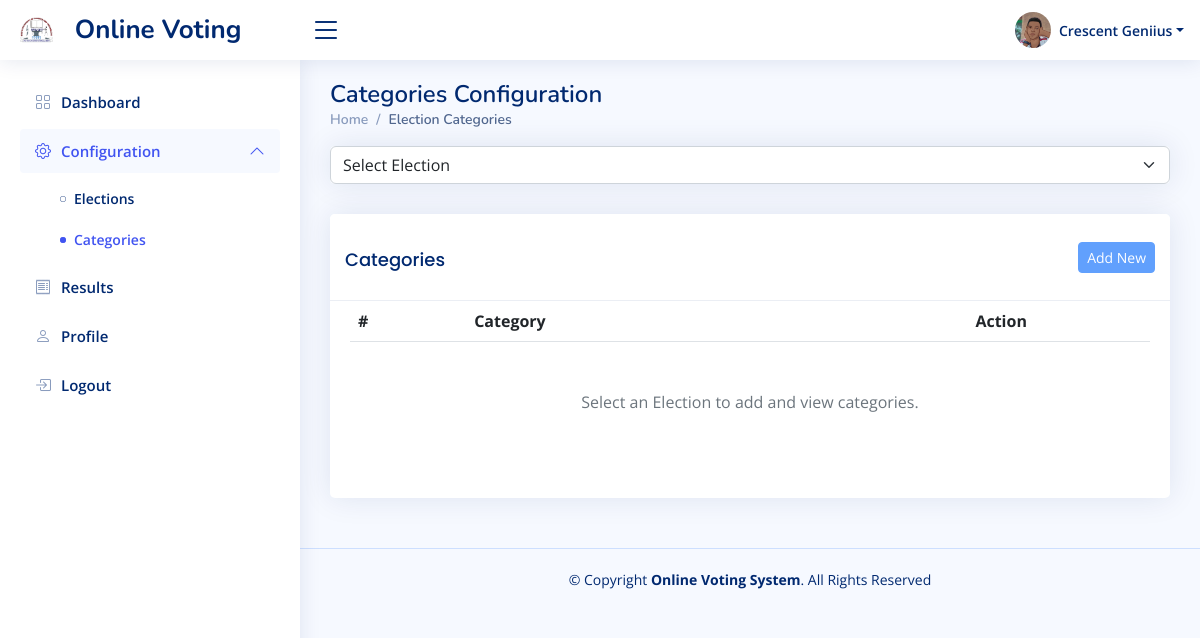
The page /index.php?page=categories (signed in) on the database its author committed.
### tables this page shows
CREATE TABLE `users` (
  `id` int(11) NOT NULL,
  `name` varchar(255) NOT NULL,
  `username` varchar(255) NOT NULL,
  `email` varchar(255) DEFAULT NULL,
  `phone` varchar(255) DEFAULT NULL,
  `profile_picture` varchar(255) DEFAULT NULL,
  `password` varchar(255) NOT NULL,
  `type` tinyint(4) NOT NULL DEFAULT 1,
  `updated_by` int(11) DEFAULT NULL,
  `created_at` timestamp NOT NULL DEFAULT current_timestamp(),
  `updated_at` timestamp NULL DEFAULT NULL ON UPDATE current_timestamp()
);

### categories.php (the view, shortened to what this page needs)
<?php
include 'config/dbconnection.php';
?>
<div class="pagetitle">
    <h1>Categories Configuration</h1>
    <nav>
        <ol class="breadcrumb">
            <li class="breadcrumb-item"><a href="index.php">Home</a></li>
            <li class="breadcrumb-item active">Election Categories</li>
        </ol>
    </nav>
</div>
<section class="section">
    <div class="card">
        <select class="form-select" name="election" id="election">
            <option value="" hidden>Select Election</option>
        </select>
    </div>
    <div class="card">
        <div class="card-header d-flex align-items-center justify-content-between">
            <h5 class="card-title m-0">Categories</h5>
            <a href="#" type="button" class="btn btn-primary btn-sm add-category disabled" data-bs-toggle="modal" data-bs-target="#addCategory" data-id="<?php echo isset($_GET['election_id']) ? $election_id : ''; ?>">Add New</a>
        </div>
        <div class="card-body table-responsive">
            <table class="table text-nowrap" id="categoriesTable">
                <thead>
                    <tr>
                        <th scope="col">#</th>
                        <th scope="col">Category</th>
                        <th class="text-center" scope="col">Action</th>
                    </tr>
                </thead>
                <tbody class="election" id="categoriesTableBody">
                    <?php
                    if (isset($_GET['election_id']) && is_numeric($_GET['election_id'])) {
                        $i = 1;
                        $election = $conn->prepare("SELECT * FROM categories WHERE election_id = ? ORDER BY created_at ASC");
                        $election_id = $_GET['election_id'];
                        $election->bind_param('i', $election_id);
                        $election->execute();
                        $result = $election->get_result();
                        while ($row = $result->fetch_assoc()) {
                            echo '<tr>
                                  <th scope="row">' . $i++ . '</th>
                                  <td>' . $row['name'] . '</td>
                                  <td class="text-center">
                                      <a href="#" class="btn btn-primary btn-sm edit-category" data-id="' . $row['id'] . '" data-name="' . $row['name'] . '">
                                          <i class="bi bi-pencil"></i> Edit
                                      </a>
                                      <a href="#" class="btn btn-danger btn-sm category-delete" data-id="' . $row['id'] . '" data-name="' . $row['name'] . '">
                                          <i class="bi bi-trash"></i> Delete
                                      </a>
                                  </td>
                              </tr>';
                        }
                    } else {
                        echo '<tr>
                              <td colspan="3" class="text-center text-muted py-5 border-bottom-0">Select an Election to add and view categories.</td>
                          </tr>';
                    }
                    ?>
                </tbody>
            </table>
        </div>
    </div>
</section>

### includes/header.php (shortened to what this page needs)
<?php
include 'config/dbconnection.php';
$userId = $_SESSION['login_id'];
$stmt = $conn->prepare("SELECT * FROM users WHERE id = ?");
$stmt->bind_param('i', $userId);
$stmt->execute();
$row = $stmt->get_result()->fetch_assoc();
?>
<header id="header hide" class="header fixed-top d-flex align-items-center">
  <div class="d-flex align-items-center justify-content-between">
    <a href="index.php" class="logo d-flex align-items-center">
      <img src="assets/img/logo.jpg" class="d-md-nones" alt="">
      <span class="d-none d-lg-block ps-3">Online Voting</span>
    </a>
    <i class="bi bi-list toggle-sidebar-btn"></i>
  </div>
  <nav class="header-nav ms-auto">
    <ul class="d-flex align-items-center">
      <li class="nav-item dropdown pe-3">
        <a class="nav-link nav-profile d-flex align-items-center pe-0" href="#" data-bs-toggle="dropdown">
          <?php
          if ($row['profile_picture']) {
            $profile_picture = $row['profile_picture'];
            $profile_picture_path = 'assets/img/profile/users/' . $profile_picture;
            if (file_exists($profile_picture_path)) {
              echo '<img src="' . $profile_picture_path . '" alt="Profile Picture" class="rounded-circle">';
            }
          } else { ?>
            <img src="assets/img/user.png" alt="Profile" class="rounded-circle">
          <?php } ?>
          <span class="d-none d-md-block dropdown-toggle ps-2"><?php echo $row['name'] ?></span>
        </a>
      </li>
    </ul>
  </nav>
</header>

### assets/css/style.css (style rules this page uses)
:root { scroll-behavior: smooth; }
body { font-family: "Open Sans", sans-serif; background: #f6f9ff; color: #444444; }
a { color: #4154f1; text-decoration: none; }
h1, h2, h3, h4, h5, h6 { font-family: "Nunito", sans-serif; }
.pagetitle { margin-bottom: 10px; }
.pagetitle h1 { font-size: 24px; margin-bottom: 0; font-weight: 600; color: #012970; }
.card { margin-bottom: 30px; border: none; border-radius: 5px; box-shadow: 0px 0 30px rgba(1, 41, 112, 0.1); }
.card-header, .card-footer { border-color: #ebeef4; background-color: #fff; color: #798eb3; padding: 15px; }
.card-title { padding: 20px 0 15px 0; font-size: 18px; font-weight: 500; color: #012970; font-family: "Poppins", sans-serif; }
.card-body { padding: 0 20px 20px 20px; }
.breadcrumb { font-size: 14px; font-family: "Nunito", sans-serif; color: #899bbd; font-weight: 600; }
.breadcrumb a { color: #899bbd; transition: 0.3s; }
.breadcrumb .breadcrumb-item::before { color: #899bbd; }
.breadcrumb .active { color: #51678f; font-weight: 600; }
.logo { line-height: 1; }
@media (min-width: 1200px) { .logo { width: 280px; } }
.logo img { max-height: 26px; margin-right: 6px; }
.logo span { font-size: 26px; font-weight: 700; color: #012970; font-family: "Nunito", sans-serif; }
.header { transition: all 0.5s; z-index: 997; height: 60px; box-shadow: 0px 2px 20px rgba(1, 41, 112, 0.1); background-color: #fff; padding-left: 20px; }
.header .toggle-sidebar-btn { font-size: 32px; padding-left: 10px; cursor: pointer; color: #012970; }
.header-nav ul { list-style: none; }
.header-nav>ul { margin: 0; padding: 0; }
.header-nav .nav-profile { color: #012970; }
.header-nav .nav-profile img { max-height: 36px; }
.header-nav .nav-profile span { font-size: 14px; font-weight: 600; }

### rows shown on the page
users: profile_picture (picture), name "Crescent Geniius"
